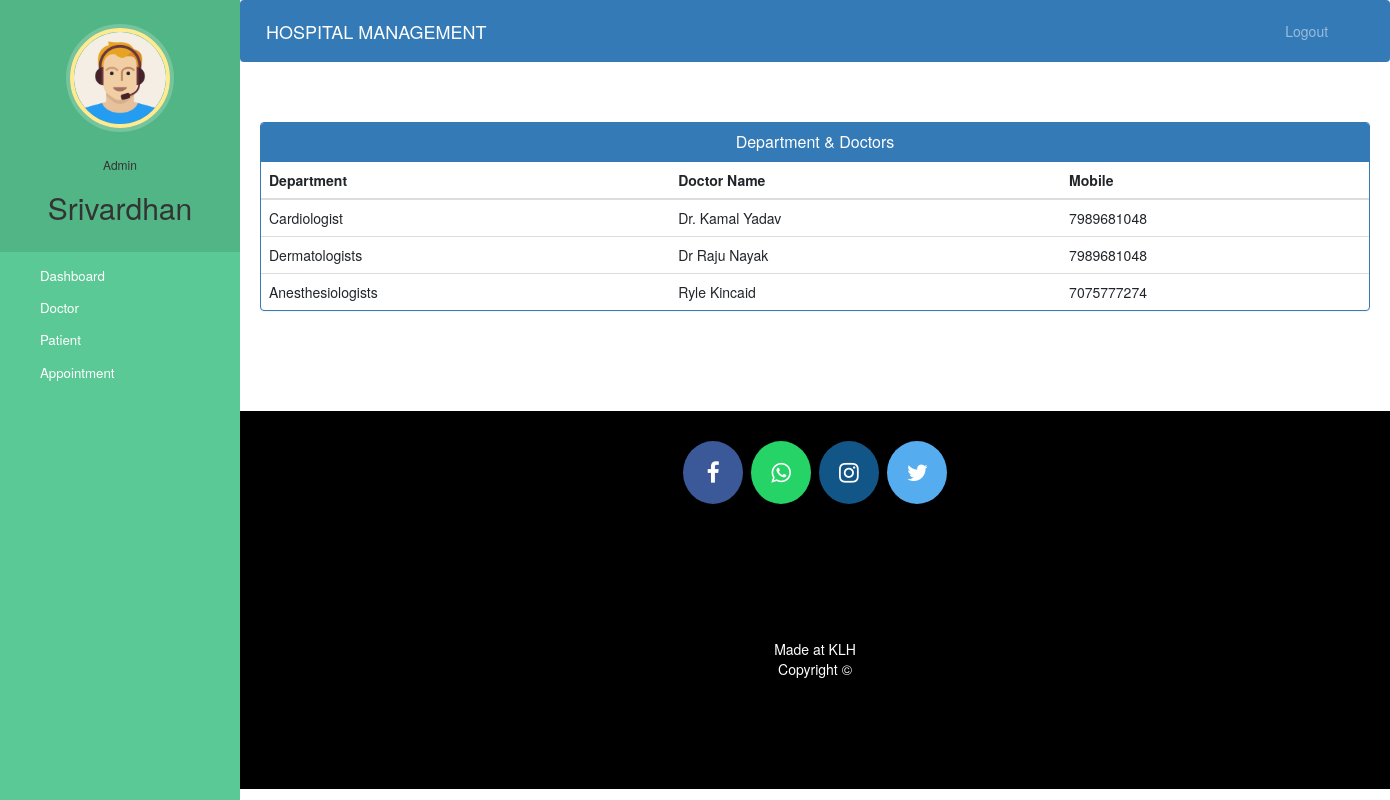
Screenshot of /admin-view-doctor-specialisation (signed in) with the database file from the repository.
### hospital/models.py (models this page shows, shortened)
class Doctor(models.Model):
    user=models.OneToOneField(User,on_delete=models.CASCADE)
    profile_pic= models.ImageField(upload_to='profile_pic/DoctorProfilePic/',null=True,blank=True)
    address = models.CharField(max_length=40)
    mobile = models.CharField(max_length=20,null=True)
    department= models.CharField(max_length=50,choices=departments,default='Cardiologist')
    status=models.BooleanField(default=False)
    @property
    def get_name(self):
        return self.user.first_name+" "+self.user.last_name

### hospital/views.py (the view)
# urls.py: path('admin-view-doctor-specialisation',views.admin_view_doctor_specialisation_view,name='admin-view-doctor-specialisation'),
@login_required(login_url='adminlogin')
@user_passes_test(is_admin)
def admin_view_doctor_specialisation_view(request):
    doctors=models.Doctor.objects.all().filter(status=True)
    return render(request,'hospital/admin_view_doctor_specialisation.html',{'doctors':doctors})

### hospital/views.py (called while the page is built)
def is_admin(user):
    return user.groups.filter(name='ADMIN').exists()

### templates/hospital/admin_view_doctor_Specialisation.html (shortened to what this page needs)
{% extends 'hospital/admin_base.html' %}
{% block content %}
<head>
  <link href="//netdna.bootstrapcdn.com/bootstrap/3.0.0/css/bootstrap.min.css" rel="stylesheet" id="bootstrap-css">
</head>
<div class="container">
  <div class="panel panel-primary">
    <div class="panel-heading">
      <h6 class="panel-title">Department & Doctors</h6>
    </div>
    <table class="table table-hover" id="dev-table">
      <thead>
        <tr>
          <th>Department</th>
          <th>Doctor Name</th>
          <th>Mobile</th>
        </tr>
      </thead>
      {% for d in doctors %}
      <tr>
        <td>{{d.department}}</td>
        <td> {{d.get_name}}</td>
        <td>{{d.mobile}}</td>
      </tr>
      {% endfor %}
    </table>
  </div>
</div>
{% endblock content %}

### templates/hospital/admin_base.html (shortened to what this page needs)
<!DOCTYPE html>
{% load static %}
<html lang="en">
<head>
  <link rel="stylesheet" href="https://stackpath.bootstrapcdn.com/bootstrap/4.3.1/css/bootstrap.min.css">
  <link rel="stylesheet" href="https://maxcdn.bootstrapcdn.com/font-awesome/4.7.0/css/font-awesome.min.css">
  <link rel="stylesheet" href="{% static '/style.css' %}">
</head>
<body>
  <nav class="menu" tabindex="0">
    <header class="avatar">
      <img src="{% static "images/adminpropic.png" %}" />
      <br><br>
      <h6>Admin</h6>
      <h2>{{request.user.first_name}}</h2>
    </header>
    <ul>
      <li tabindex="0" class="icon-dashboard"> <a style="color:white; text-decoration:none;" href="/admin-dashboard"><span>Dashboard</span></a> </li>
      <li tabindex="0" class="icon-customers"> <a style="color:white; text-decoration:none;" href="/admin-doctor"><span>Doctor</span></a></li>
      <li tabindex="0" class="icon-users"> <a style="color:white; text-decoration:none;" href="/admin-patient"><span>Patient</span></a></li>
      <li tabindex="0" class="icon-calendar"> <a style="color:white; text-decoration:none;" href="/admin-appointment"><span>Appointment</span></a></li>
    </ul>
  </nav>
  <main>
    <div class="bs-example">
      <nav class="navbar navbar-expand-md  navbar-dark fixed-top" style="background:#337AB7;">
        <a href="/admin-dashboard" class="navbar-brand">HOSPITAL MANAGEMENT</a>
        <div class="collapse navbar-collapse justify-content-between" id="navbarCollapse">
          <div class="navbar-nav" style=" margin-left: 90%;">
            <a href="/logout" class="nav-item nav-link">Logout</a>
          </div>
        </div>
      </nav>
    </div>
    <br><br>
    {% block content %}
    {% endblock content %}
    <br><br><br><br>
    <footer>
      <p>
        <a id="ftr" href="https://facebook.com/sumit.luv/" class="fa fa-facebook"></a>
        <a id="ftr" href="https://api.whatsapp.com/send?phone=919572181024&text=Hello%20Sumit.%0d%0aHow%20are%20you%20%3f%0d%0aI%20came%20from%20your%20website.&source=&data=#" class="fa fa-whatsapp"></a>
        <a id="ftr" href="https://instagram.com/sumit.luv" class="fa fa-instagram"></a>
        <a id="ftr" href="https://twitter.com/sumitkumar1503" class="fa fa-twitter"></a>
      </p>
      <br>
      <div class="container">
        <div class="row">
          <div class="col-md-12 col-sm-12">
            <div style="color:#ffffff;" class="wow fadeInUp footer-copyright">
              <p>Made at KLH<br>
                Copyright &copy;</p>
            </div>
          </div>
        </div>
      </div>
    </footer>
  </main>
</body>
</html>

### static/style.css (style rules this page uses)
body { padding-left: 240px; }
main { position: relative; height: 100vh; }
.menu { background: #5bc995; height: 100vh; width: 240px; position: fixed; top: 0px; left: 0; z-index: 5; outline: none; }
.menu .avatar { background: rgba(0, 0, 0, 0.1); padding: 2em 0.5em; text-align: center; }
.menu .avatar img { width: 100px; border-radius: 50%; overflow: hidden; border: 4px solid #ffea92; box-shadow: 0 0 0 4px rgba(255, 255, 255, 0.2); }
.menu .avatar h2 { font-weight: normal; margin-bottom: 0; }
.menu ul { list-style: none; padding: 0.5em 0; margin: 0; }
.menu ul li { padding: 0.5em 1em 0.5em 3em; font-size: 0.95em; font-weight: regular; background-repeat: no-repeat; background-position: left 15px center; background-size: auto 20px; transition: all 0.15s linear; cursor: pointer; }
.menu ul li.icon-dashboard { background-image: url("http://www.entypo.com/images//gauge.svg"); }
.menu ul li.icon-customers { background-image: url("http://www.entypo.com/images//briefcase.svg"); }
.menu ul li.icon-users { background-image: url("http://www.entypo.com/images//users.svg"); }
.menu ul li.icon-calendar { background-image: url("http://www.entypo.com/images//calendar.svg"); }

### templates/hospital/admin_base.html (style rules this page uses)
a:link { text-decoration: none; }
a { color: white; }
footer { padding: 0px 0px 0px 0px; background-color: black; margin: 0px; }
#ftr { padding: 20px; }
.fa { font-size: 23px; width: 60px; text-align: center; text-decoration: none; margin: 5px 2px; border-radius: 50%; }
.fa-facebook { background: #3B5998; color: white; margin-top: 30px; }
.fa-whatsapp { background: #25d366; color: white; }
.fa-twitter { background: #55ACEE; color: white; }
.fa-instagram { background: #125688; color: white; }
p { text-align: center; }
body { padding-left: 240px; }
main { position: relative; height: 100vh; }
.menu { background: #5bc995; height: 100vh; width: 240px; position: fixed; top: 0px; left: 0; z-index: 5; outline: none; }
.menu .avatar { background: rgba(0, 0, 0, 0.1); padding: 2em 0.5em; text-align: center; }
.menu .avatar img { width: 100px; border-radius: 50%; overflow: hidden; border: 4px solid #ffea92; box-shadow: 0 0 0 4px rgba(255, 255, 255, 0.2); }
.menu .avatar h2 { font-weight: normal; margin-bottom: 0; }
.menu ul { list-style: none; padding: 0.5em 0; margin: 0; }
.menu ul li { padding: 0.5em 1em 0.5em 3em; font-size: 0.95em; font-weight: regular; background-repeat: no-repeat; background-position: left 15px center; background-size: auto 20px; transition: all 0.15s linear; cursor: pointer; }
.menu ul li.icon-dashboard { background-image: url("http://www.entypo.com/images//gauge.svg"); }
.menu ul li.icon-customers { background-image: url("http://www.entypo.com/images//briefcase.svg"); }
.menu ul li.icon-users { background-image: url("http://www.entypo.com/images//users.svg"); }
.menu ul li.icon-calendar { background-image: url("http://www.entypo.com/images//calendar.svg"); }

### templates/hospital/admin_view_doctor_Specialisation.html (style rules this page uses)
a:link { text-decoration: none; }
h6 { text-align: center; }
.row { margin: 100px; }

### rows the page displays
Doctor: department "Cardiologist", get_name "Dr. Kamal Yadav", mobile "7989681048"
Doctor: department "Dermatologists", get_name "Dr Raju Nayak", mobile "7989681048"
Doctor: department "Anesthesiologists", get_name "Ryle Kincaid", mobile "7075777274"

### other values shown
{{ request.user.first_name }} "Srivardhan"
